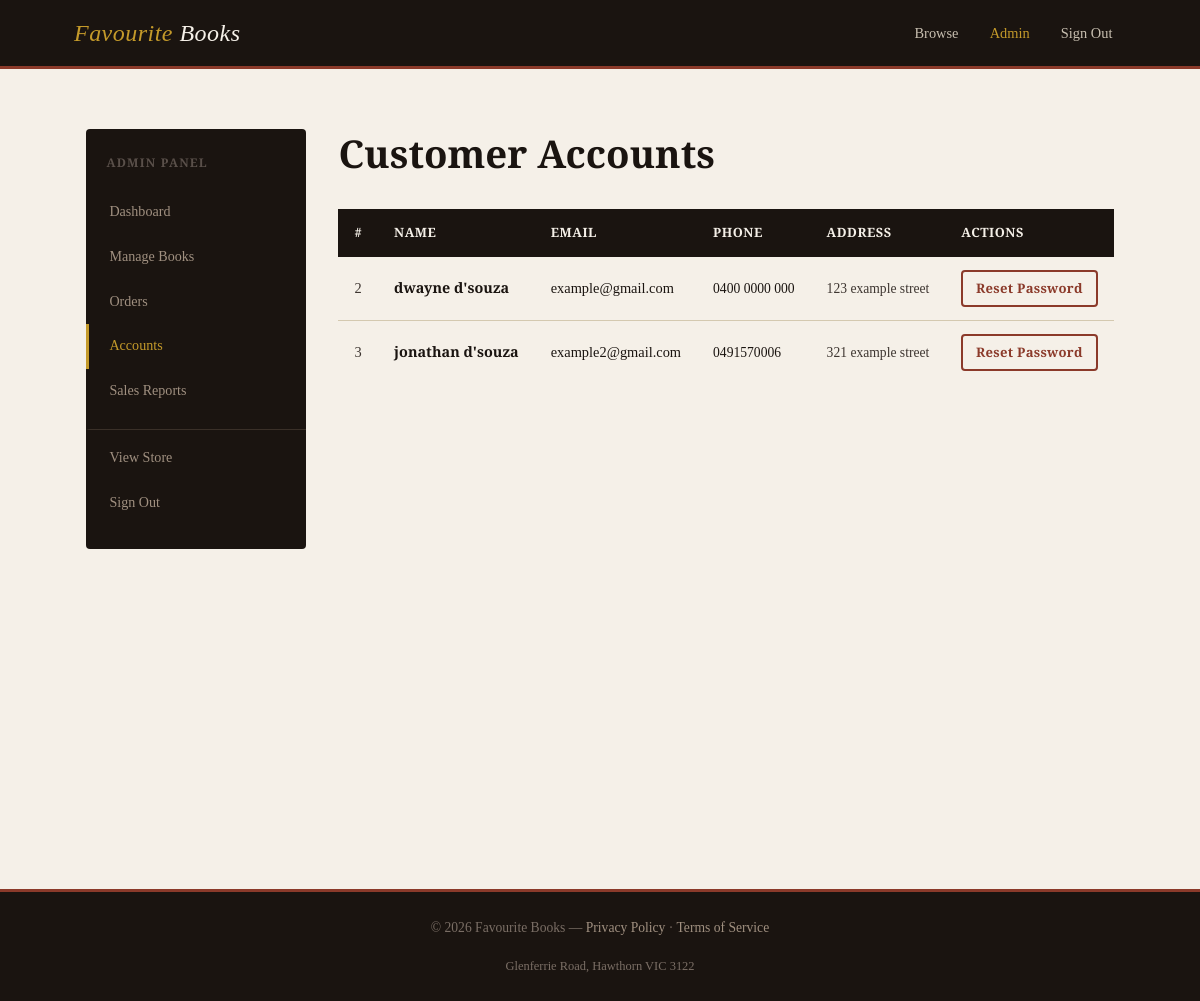
Page /admin/accounts (signed in) on the committed database.
### tables this page shows
CREATE TABLE accounts (
                id INTEGER PRIMARY KEY AUTOINCREMENT,
                name TEXT NOT NULL,
                email TEXT NOT NULL UNIQUE,
                password TEXT NOT NULL,
                phone TEXT,
                address TEXT,
                role TEXT NOT NULL DEFAULT 'customer'
            );

### app.py (the view)
@app.route("/admin/accounts")
@admin_required
def admin_accounts():
    db = Database()
    rows = db.fetchall("SELECT id, name, email, phone, address, role FROM accounts WHERE role = 'customer' ORDER BY name")
    accounts = [dict(r) for r in rows]
    return render_template("admin/accounts.html", accounts=accounts)

### app.py (called while the page is built)
def admin_required(f):
    @wraps(f)
    def decorated(*args, **kwargs):
        if "account_id" not in session:
            flash("Please log in to access this page.", "warning")
            return redirect(url_for("login"))
        if session.get("role") != "admin":
            flash("Administrator access required.", "danger")
            return redirect(url_for("index"))
        return f(*args, **kwargs)
    return decorated

### models/database.py (called while the page is built)
    def __new__(cls):
        if cls._instance is None:
            cls._instance = super().__new__(cls)
            cls._instance._connection = None
        return cls._instance

    def get_connection(self):
        if self._connection is None:
            self._connection = sqlite3.connect(self._db_path, check_same_thread=False)
            self._connection.row_factory = sqlite3.Row
            self._connection.execute("PRAGMA foreign_keys = ON")
        return self._connection

    def fetchall(self, query, params=()):
        conn = self.get_connection()
        cursor = conn.cursor()
        cursor.execute(query, params)
        return cursor.fetchall()

### templates/admin/accounts.html (shortened to what this page needs)
{% extends "admin/base_admin.html" %}
{% block admin_content %}
<h1 style="margin-bottom: 2rem;">Customer Accounts</h1>
{% if accounts %}
  <div class="table-wrap">
    <table>
      <thead>
        <tr>
          <th>#</th>
          <th>Name</th>
          <th>Email</th>
          <th>Phone</th>
          <th>Address</th>
          <th>Actions</th>
        </tr>
      </thead>
      <tbody>
        {% for acc in accounts %}
          <tr>
            <td class="text-muted">{{ acc.id }}</td>
            <td><strong>{{ acc.name }}</strong></td>
            <td>{{ acc.email }}</td>
            <td class="text-small">{{ acc.phone or '—' }}</td>
            <td class="text-small text-muted">{{ acc.address or '—' }}</td>
            <td>
              <a href="{{ url_for('admin_reset_password', account_id=acc.id) }}"
                 class="btn btn-outline btn-sm">Reset Password</a>
            </td>
          </tr>
        {% endfor %}
      </tbody>
    </table>
  </div>
{% else %}
  <div class="empty-state">
    <div class="empty-icon">👤</div>
    <h3>No customer accounts yet</h3>
    <p>Accounts will appear here once customers register.</p>
  </div>
{% endif %}
{% endblock %}

### static/css/style.css (style rules this page uses)
:root { --cream: #f5f0e8; --parchment: #ede8da; --ink: #1a1410; --ink-light: #3d3530; --rust: #8b3a2a; --rust-hover: #6e2d20; --gold: #c49a2a; --sage: #4a5e4a; --border: #d4c9b0; --shadow: rgba(26, 20, 16, 0.12); --success: #3a6b3a; --danger: #8b2a2a; --warning: #7a5c1a; --info: #2a4a6b; --radius: 4px; --transition: 0.2s ease; }
*, *::before, *::after { box-sizing: border-box; margin: 0; padding: 0; }
html { font-size: 16px; scroll-behavior: smooth; }
body { font-family: 'Source Serif 4', Georgia, serif; background-color: var(--cream); color: var(--ink); line-height: 1.7; min-height: 100vh; display: flex; flex-direction: column; }
h1, h2, h3, h4, h5 { font-family: 'Playfair Display', Georgia, serif; font-weight: 700; line-height: 1.25; color: var(--ink); }
h1 { font-size: 2.4rem; }
a { color: var(--rust); text-decoration: none; transition: color var(--transition); }
.btn { display: inline-block; padding: 0.6rem 1.4rem; border: 2px solid transparent; border-radius: var(--radius); font-family: 'Source Serif 4', serif; font-size: 0.9rem; font-weight: 600; cursor: pointer; transition: all var(--transition); text-decoration: none !important; letter-spacing: 0.02em; }
.btn-outline { background: transparent; color: var(--rust); border-color: var(--rust); }
.btn-sm { padding: 0.35rem 0.8rem; font-size: 0.82rem; }
.table-wrap { overflow-x: auto; }
table { width: 100%; border-collapse: collapse; font-size: 0.9rem; }
thead { background: var(--ink); color: var(--cream); }
thead th { padding: 0.8rem 1rem; font-family: 'Source Serif 4', serif; font-weight: 600; text-align: left; letter-spacing: 0.04em; font-size: 0.8rem; text-transform: uppercase; }
tbody tr { border-bottom: 1px solid var(--border); transition: background var(--transition); }
tbody td { padding: 0.8rem 1rem; vertical-align: middle; }
tbody tr:last-child { border-bottom: none; }
.text-muted { color: var(--ink-light); }
.text-small { font-size: 0.85rem; }

### rows in the picture
accounts: id "2", name "dwayne d'souza", email "example@gmail.com", phone "0400 0000 000", address "123 example street"
accounts: id "3", name "jonathan d'souza", email "example2@gmail.com", phone "0491570006", address "321 example street"
